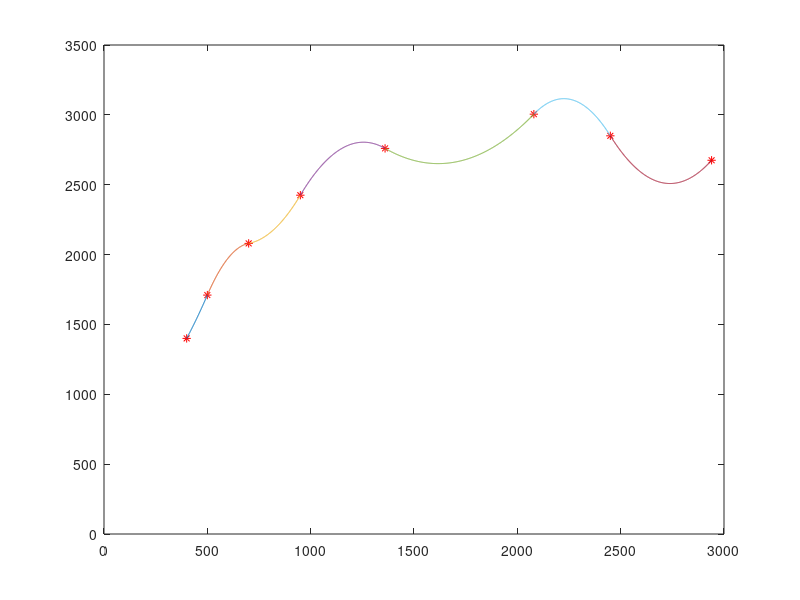

Reproduce this figure in MATLAB.
clc; clear;

% Set global variables
y = [1025, 1400, 1710, 2080, 2425, 2760, 3005, 2850, 2675];
x = [265 400 500 700 950 1360 2080 2450 2940];
w = [3.86, 3.50, 3.42, 2.97, 2.55, 2.03, 1.44, 1.16, 0.91];
nPoints = length(x);
% Keeps result of equations for further usage
equations = zeros(3, nPoints-1);

% Plot points. Don't put the first point
plot(x(1, 2:end),y(1, 2:end),'*r');

% Scale graph for starting from 0
ylim([0 3500]);

% Put lines to same plot
hold on;

% Solve equeation for first space
A = [x(1:2).', [1;1]];
B = y(1:2)';
equations(2:3,1) = linsolve(A,B);


% Calculate spline for each gap
for i = 2:nPoints-1
    A = [[(x(i) .^ 2) (x(i+1) .^ 2) (2 .* x(i))]' [x(i) x(i+1) 1]' [1 1 0]'];  
    B = [y(i) y(i+1) (2 * equations(1,i-1) * x(i) + equations(2,i-1))]';
    equations(:,i) = linsolve(A,B);
    
    % Put it to plot
    plotx = (x(i):1:x(i+1))';
    ploty = [plotx .^ 2  plotx  ones(size(plotx))] * equations(:,i);
    plot(plotx,ploty);
end